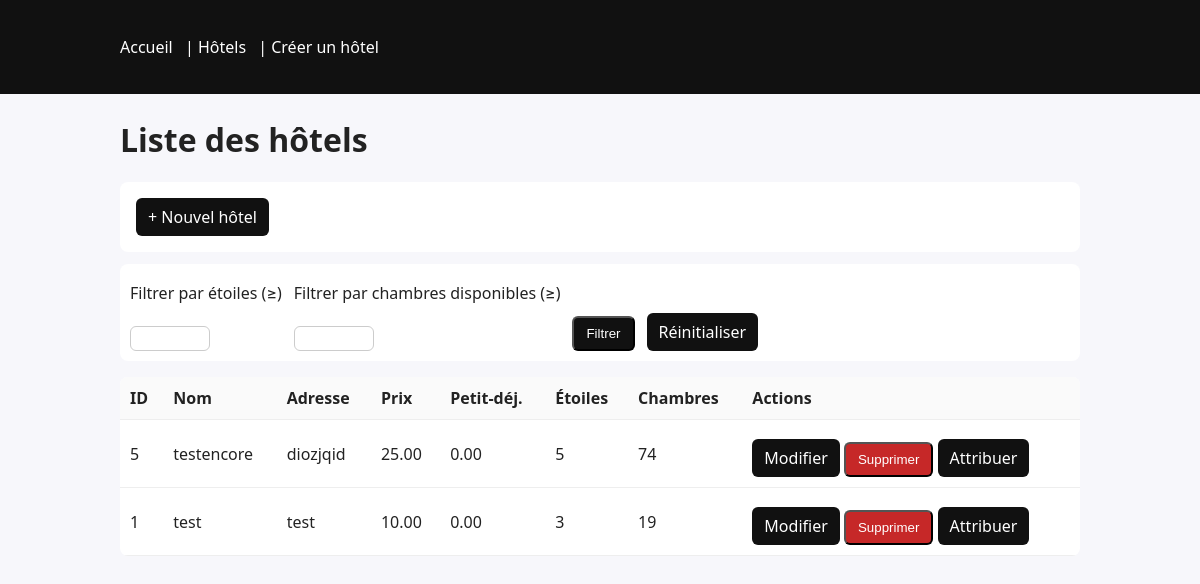
The app's page /congres/index.php?action=hotels with its own data.
### tables this page shows
CREATE TABLE IF NOT EXISTS `hotel` (
  `id_hotel` int NOT NULL AUTO_INCREMENT,
  `nom_hotel` varchar(50) DEFAULT NULL,
  `adresse_hotel` varchar(50) DEFAULT NULL,
  `prix` decimal(15,2) DEFAULT NULL,
  `prix_supplement_petit_dejeuner` decimal(15,2) DEFAULT NULL,
  `etoile` int DEFAULT NULL,
  `chambre_disponible` int DEFAULT NULL,
  PRIMARY KEY (`id_hotel`)
);

### congres/index.php (called while the page is built, shortened)
<?php
$racine = __DIR__;
$action = $_GET['action'] ?? 'accueil';
$fichierControleur = controleurPrincipal($action);
require_once "$racine/controller/$fichierControleur";

### congres/modele/md.hotel.php (called while the page is built, shortened)
<?php
    class ModeleHotel{
        private PDO $pdo;
        public function __construct($db){
            $this->pdo = $db;
        }
            public function findAll(?int $etoile = null, ?int $chambres = null)
            {
                $sql = "SELECT id_hotel, nom_hotel, adresse_hotel, prix, prix_supplement_petit_dejeuner, etoile, chambre_disponible
                FROM hotel WHERE 1=1";
                $params = [];
                $sql .= " ORDER BY etoile DESC, chambre_disponible DESC, id_hotel ASC";
                $stmt = $this->pdo->prepare($sql);
                $stmt->execute();
                return $stmt->fetchAll(PDO::FETCH_ASSOC);
            }
    }
?>

### congres/vue/hotel/list.php (the view, shortened to what this page needs)
<?php
$etoileFiltre = $_GET['etoile'] ?? '';
$chambreFiltre = $_GET['chambres'] ?? '';
?>
<main class="container">
  <h1>Liste des hôtels</h1>
  <div class="card" style="margin-bottom:12px">
    <a class="btn" href="?action=formhotel">+ Nouvel hôtel</a>
  </div>
  <form method="GET" action="" class="card" style="padding:10px;margin-bottom:16px;display:flex;gap:12px;align-items:flex-end;">
    <div>
      <label for="etoile">Filtrer par étoiles (≥)</label><br>
      <input type="number" name="etoile" id="etoile" min="1" max="5" value="<?= htmlspecialchars($etoileFiltre) ?>"style="width:70px;padding:4px;">
    </div>
    <div>
      <label for="chambres">Filtrer par chambres disponibles (≥)</label><br>
      <input type="number" name="chambres" id="chambres" min="0" value="<?= htmlspecialchars($chambreFiltre) ?>"style="width:70px;padding:4px;">
    </div>
    <button type="submit" class="btn">Filtrer</button>
    <a href="?action=hotels" class="btn">Réinitialiser</a>
  </form>
  <table>
    <thead>
      <tr>
        <th>ID</th><th>Nom</th><th>Adresse</th><th>Prix</th>
        <th>Petit-déj.</th><th>Étoiles</th><th>Chambres</th><th>Actions</th>
      </tr>
    </thead>
    <tbody>
      <?php if (empty($hotels)): ?>
        <tr><td colspan="8">Aucun hôtel trouvé.</td></tr>
      <?php else: ?>
        <?php foreach ($hotels as $h): ?>
          <tr>
            <td><?= htmlspecialchars($h['id_hotel']) ?></td>
            <td><?= htmlspecialchars($h['nom_hotel']) ?></td>
            <td><?= htmlspecialchars($h['adresse_hotel']) ?></td>
            <td><?= htmlspecialchars($h['prix']) ?></td>
            <td><?= htmlspecialchars($h['prix_supplement_petit_dejeuner']) ?></td>
            <td><?= htmlspecialchars($h['etoile']) ?></td>
            <td><?= htmlspecialchars($h['chambre_disponible']) ?></td>
            <td>
              <a class="btn" href="?action=formupdate&id=<?= (int)$h['id_hotel'] ?>">Modifier</a>
              <form action="?action=deletehotel" method="POST" style="display:inline">
                <button type="submit" class="btn danger">Supprimer</button>
              </form>
              <a class="btn" href="?action=choisirCongressiste&id_hotel=<?= (int)$h['id_hotel'] ?>">Attribuer</a>
            </td>
          </tr>
        <?php endforeach; ?>
      <?php endif; ?>
    </tbody>
  </table>
</main>

### congres/vue/layout/header.php (style rules this page uses)
body { font-family:system-ui,-apple-system,Segoe UI,Roboto,Ubuntu,"Helvetica Neue",Arial,sans-serif;margin:0;background:#f7f7fb;color:#222 }
.container { max-width:960px;margin:24px auto;padding:0 16px }
table { width:100%;border-collapse:collapse;background:#fff;border-radius:8px;overflow:hidden }
th,td { padding:10px;border-bottom:1px solid #eee;text-align:left }
th { background:#fafafa;font-weight:600 }
.btn { display:inline-block;padding:8px 12px;border-radius:6px;background:#111;color:#fff;text-decoration:none }
.btn.danger { background:#c62828 }
.card { background:#fff;border-radius:8px;padding:16px }
label { display:block;margin-top:8px }
input { width:100%;padding:8px;border:1px solid #ccc;border-radius:6px }
button { margin-top:12px }

### records on screen
hotel: id_hotel "5", nom_hotel "testencore", adresse_hotel "diozjqid", prix "25.00", prix_supplement_petit_dejeuner "0.00", etoile "5", chambre_disponible "74"
hotel: id_hotel "1", nom_hotel "test", adresse_hotel "test", prix "10.00", prix_supplement_petit_dejeuner "0.00", etoile "3", chambre_disponible "19"
